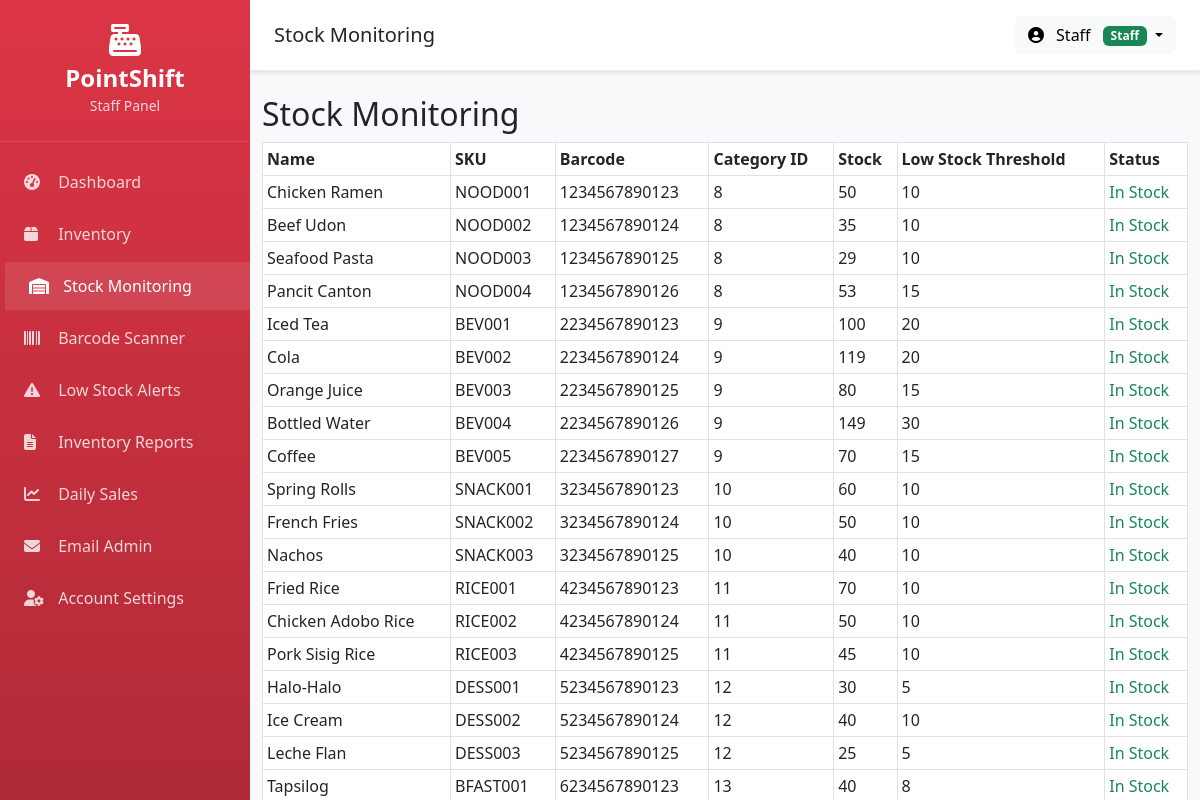
The app's page /staff/stock_monitoring.php (signed in) with its own data.
### tables this page shows
CREATE TABLE IF NOT EXISTS `products` (
  `id` int NOT NULL AUTO_INCREMENT,
  `name` varchar(100) NOT NULL,
  `sku` varchar(64) DEFAULT NULL,
  `category_id` int DEFAULT NULL,
  `price` decimal(10,2) NOT NULL,
  `stock_quantity` int DEFAULT '0',
  `low_stock_threshold` int DEFAULT '10',
  `barcode` varchar(100) DEFAULT NULL,
  `expiry` date DEFAULT NULL,
  `description` text,
  `status` enum('active','inactive') DEFAULT 'active',
  `created_at` timestamp NULL DEFAULT CURRENT_TIMESTAMP,
  `updated_at` timestamp NULL DEFAULT CURRENT_TIMESTAMP ON UPDATE CURRENT_TIMESTAMP,
  `last_updated_by` int DEFAULT NULL,
  PRIMARY KEY (`id`),
  KEY `category_id` (`category_id`),
  KEY `fk_products_last_updated_by` (`last_updated_by`),
  CONSTRAINT `fk_products_last_updated_by` FOREIGN KEY (`last_updated_by`) REFERENCES `users` (`id`) ON DELETE SET NULL,
  CONSTRAINT `products_ibfk_1` FOREIGN KEY (`category_id`) REFERENCES `categories` (`id`)
);

### staff/stock_monitoring.php (the view, shortened to what this page needs)
<?php
$db = Database::getInstance()->getConnection();
$products = $db->query("SELECT * FROM products")->fetchAll(PDO::FETCH_ASSOC);
?>
<div class="container py-4">
    <h2>Stock Monitoring</h2>
    <table class="table table-bordered table-sm">
        <thead>
            <tr>
                <th>Name</th><th>SKU</th><th>Barcode</th><th>Category ID</th><th>Stock</th><th>Low Stock Threshold</th><th>Status</th>
            </tr>
        </thead>
        <tbody>
            <?php foreach ($products as $p): ?>
            <tr>
                <td><?=htmlspecialchars($p['name'] ?? '')?></td>
                <td><?=htmlspecialchars($p['sku'] ?? '')?></td>
                <td><?=htmlspecialchars($p['barcode'] ?? '')?></td>
                <td><?=$p['category_id']?></td>
                <td><?=$p['stock_quantity']?></td>
                <td><?=$p['low_stock_threshold']?></td>
                <td>
                    <?php if (($p['stock_quantity'] ?? 0) < ($p['low_stock_threshold'] ?? 0)): ?>
                        <span class="text-danger">Low</span>
                    <?php else: ?>
                        <span class="text-success">In Stock</span>
                    <?php endif; ?>
                </td>
            </tr>
            <?php endforeach; ?>
        </tbody>
    </table>
</div>
<?php
include __DIR__ . '/views/layout.php';
?>

### staff/views/layout.php (style rules this page uses)
body { background-color: #f8f9fa; font-family: 'Segoe UI', Tahoma, Geneva, Verdana, sans-serif; }

### records on screen
products: name "Chicken Ramen", sku "NOOD001", barcode "1234567890123", category "8", stock_quantity "50", low_stock_threshold "10", shows "In Stock"
products: name "Beef Udon", sku "NOOD002", barcode "1234567890124", category "8", stock_quantity "35", low_stock_threshold "10", shows "In Stock"
products: name "Seafood Pasta", sku "NOOD003", barcode "1234567890125", category "8", stock_quantity "29", low_stock_threshold "10", shows "In Stock"
products: name "Pancit Canton", sku "NOOD004", barcode "1234567890126", category "8", stock_quantity "53", low_stock_threshold "15", shows "In Stock"
products: name "Iced Tea", sku "BEV001", barcode "2234567890123", category "9", stock_quantity "100", low_stock_threshold "20", shows "In Stock"
products: name "Cola", sku "BEV002", barcode "2234567890124", category "9", stock_quantity "119", low_stock_threshold "20", shows "In Stock"
products: name "Orange Juice", sku "BEV003", barcode "2234567890125", category "9", stock_quantity "80", low_stock_threshold "15", shows "In Stock"
products: name "Bottled Water", sku "BEV004", barcode "2234567890126", category "9", stock_quantity "149", low_stock_threshold "30", shows "In Stock"
products: name "Coffee", sku "BEV005", barcode "2234567890127", category "9", stock_quantity "70", low_stock_threshold "15", shows "In Stock"
products: name "Spring Rolls", sku "SNACK001", barcode "3234567890123", category "10", stock_quantity "60", low_stock_threshold "10", shows "In Stock"
products: name "French Fries", sku "SNACK002", barcode "3234567890124", category "10", stock_quantity "50", low_stock_threshold "10", shows "In Stock"
products: name "Nachos", sku "SNACK003", barcode "3234567890125", category "10", stock_quantity "40", low_stock_threshold "10", shows "In Stock"
products: name "Fried Rice", sku "RICE001", barcode "4234567890123", category "11", stock_quantity "70", low_stock_threshold "10", shows "In Stock"
products: name "Chicken Adobo Rice", sku "RICE002", barcode "4234567890124", category "11", stock_quantity "50", low_stock_threshold "10", shows "In Stock"
products: name "Pork Sisig Rice", sku "RICE003", barcode "4234567890125", category "11", stock_quantity "45", low_stock_threshold "10", shows "In Stock"
products: name "Halo-Halo", sku "DESS001", barcode "5234567890123", category "12", stock_quantity "30", low_stock_threshold "5", shows "In Stock"
products: name "Ice Cream", sku "DESS002", barcode "5234567890124", category "12", stock_quantity "40", low_stock_threshold "10", shows "In Stock"
products: name "Leche Flan", sku "DESS003", barcode "5234567890125", category "12", stock_quantity "25", low_stock_threshold "5", shows "In Stock"
products: name "Tapsilog", sku "BFAST001", barcode "6234567890123", category "13", stock_quantity "40", low_stock_threshold "8", shows "In Stock"

### other values on screen
$title "Stock Monitoring"
$firstName . ' ' . $lastName "Staff"
